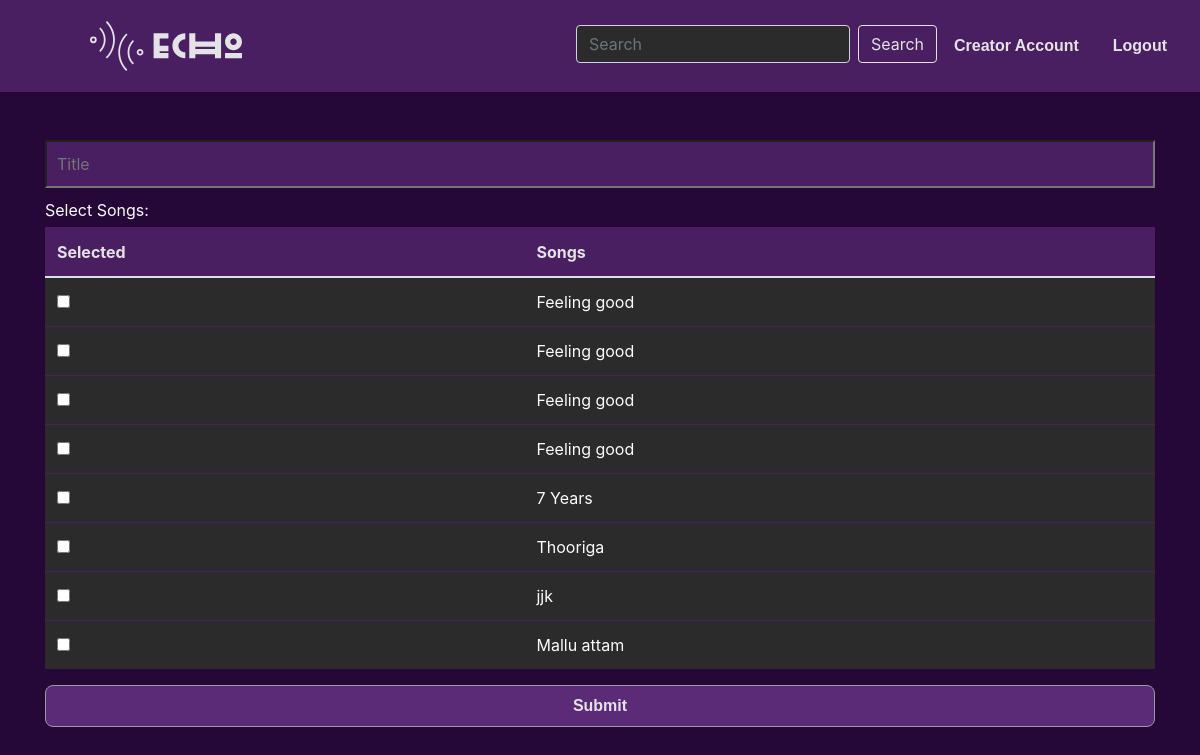
Screenshot of /create/playlist (signed in) with the database file from the repository.
### models.py (models this page shows, shortened)
class Songs(db.Model):
    id = db.Column(db.Integer, primary_key=True)
    image = db.Column(db.String(), nullable=False)
    title = db.Column(db.String(), nullable=False)
    artist = db.Column(db.String(), nullable=False)
    genre = db.Column(db.String(), nullable=False)
    timestamp = db.Column(db.DateTime, default=datetime.utcnow)
    rating = db.Column(db.Integer)
    mp3 = db.Column(db.String(), nullable=False)
    lyrics = db.Column(db.String())
    album_id = db.Column(db.Integer, db.ForeignKey('album.id'), nullable=False)
    creator_id = db.Column(
        db.Integer, db.ForeignKey('user.id'))
    creator = db.relationship('User', back_populates='songs')

### app.py (the view)
@app.route('/create/playlist', methods=['GET', 'POST'])
@login_required
def create_playlist():
    if request.method == 'POST':
        title = request.form.get('title')
        playlist = Playlist(title=title, user_id=current_user.id)
        db.session.add(playlist)
        selected_song_ids = request.form.getlist('songs')
        selected_songs = Songs.query.filter(
            Songs.id.in_(selected_song_ids)).all()
        for song in selected_songs:
            if song not in playlist.songs:
                playlist.songs.append(song)
        db.session.commit()
        return redirect('/home')
    else:
        songs = Songs.query.all()
        return render_template('create_playlist.html', songs=songs)

### app.py (called while the page is built)
@login_manager.user_loader
def load_user(user_id):
    return User.query.get(int(user_id))

### templates/create_playlist.html
{% extends 'base.html' %} {% block title %}Create Playlist{% endblock %} {%
block content %}
<div class="container">
  <form action="/create/playlist" method="post" class="d-flex flex-column mt-5">
    <input
      type="text"
      name="title"
      placeholder="Title"
      style="
        background-color: #491f62;
        color: #fcfbfe;
        padding: 10px;
        margin-bottom: 10px;
      "
      required
    />
    <label style="color: #fcfbfe">Select Songs:</label>
    <table class="table">
      <thead>
        <tr>
          <th style="color: #e3e2e5">Selected</th>
          <th style="color: #e3e2e5">Songs</th>
        </tr>
      </thead>
      <tbody>
        {% for song in songs %}
        <tr>
          <td>
            <div class="form-check">
              <input
                class="form-check-input"
                type="checkbox"
                name="songs"
                value="{{ song.id }}"
              />
            </div>
          </td>
          <td style="color: #fcfbfe">{{ song.title }}</td>
        </tr>
        {% endfor %}
      </tbody>
    </table>
    <button
      type="submit"
      class="btn btn-primary"
      style="background-color: #5b2b78"
    >
      Submit
    </button>
  </form>
</div>
{% endblock %}

### static/style.css (style rules this page uses)
body { background-color: #250837; color: #e3e2e5; }
.container { margin-top: 20px; }
.table { background-color: #2b2b2b; color: #e3e2e5; }
.table th, .table td { border-color: #491f62; }
.table td, .table th { padding: 0px; }
label { display: block; margin-bottom: 5px; color: #491f62; }
.btn-primary { background-color: #491f62; color: #e3e2e5; border: 1px solid #9a999d; border-radius: 8px; padding: 0.5em 1em; font-family: Arial, Helvetica, sans-serif; font-weight: bold; cursor: pointer; }
.table th { background-color: #491f62; color: #fcfbfe; }
.table td, .table th { padding: 12px; }

### rows the page displays
Songs: title "Feeling good"
Songs: title "Feeling good"
Songs: title "Feeling good"
Songs: title "Feeling good"
Songs: title "7 Years"
Songs: title "Thooriga"
Songs: title "jjk"
Songs: title "Mallu attam"
